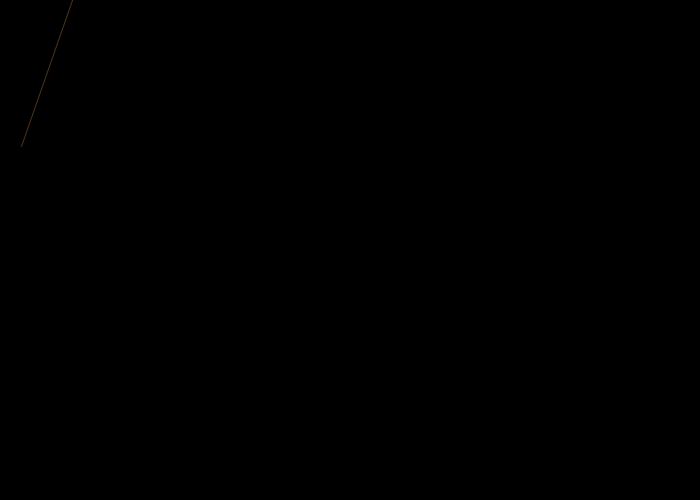
Frame 1 (no input)
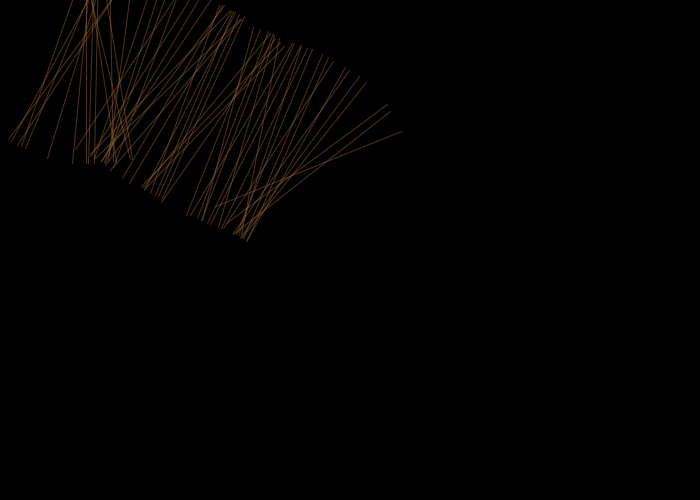
Frame 60 (the mouse pressed at the canvas centre just before this capture)
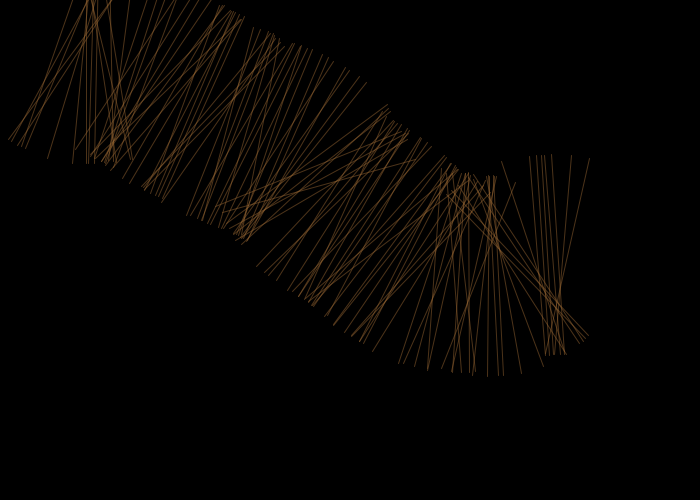
Frame 120 (the mouse held since frame 60 and released just before this capture)

The Processing sketch that drew these frames (run headless with seeded random() and noise(); from frame 60 on, the mouse is pressed at the canvas centre):

// Processing sketch: processing_167710
// ── processing_167710.pde

float x=50.0;
float y=50.0;
float angle=0.2;
float speed=5;

void setup(){
  size(700,500);
  background(0);
  stroke(x+100,x*2,y,130);
  randomSeed(121);
}
void draw(){
  angle+=random(-0.3,0.3);
  x+=cos(angle)*speed;
  y+=sin(angle)*speed;
  translate(x,y);
  rotate(angle);
  line(0,-100,0,100);
}
